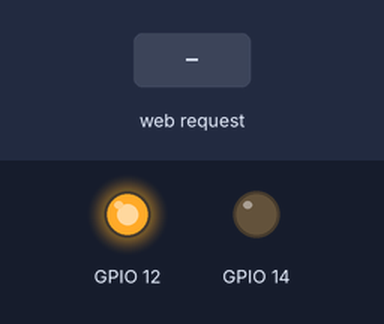
Simulated run of this sketch. Board: ESP8266 (NodeMCU). On the bench: output pins drawn as LEDs (lit = HIGH). The test bench sets the inputs (shaded band). WiFi joins after 1.5 s; servers stay silent unless stated; what the sketch prints to the serial monitor is not drawn.

Above: at 2.7 s.
2.8 s: HTTP request GET /make-coffee received
At 3.2 s:
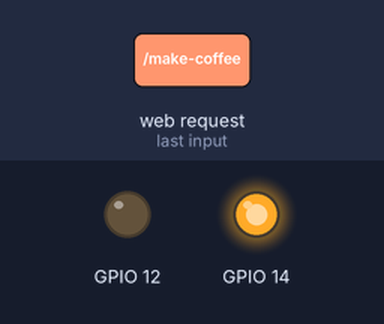
Timing chart, 0 to 5.8 s (numbered marks = the images above; inputs shaded):
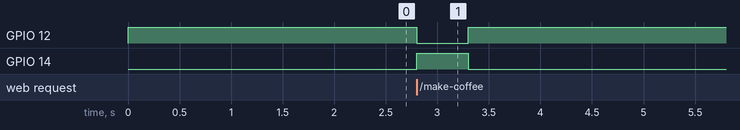

The sketch:

ESP8266.ino
```cpp
#include <ESP8266WiFi.h>
#include <ESP8266WebServer.h>
#include <ESP8266SSDP.h>

const char* ssid     = "";
const char* password = "";

ESP8266WebServer server(80);

void setup(){
    Serial.begin(9600);
    pinMode(14, OUTPUT);
    pinMode(12, OUTPUT);
    digitalWrite(14, LOW); //not sure which state works best
    digitalWrite(12, HIGH);
    WiFi.mode(WIFI_STA);
    WiFi.hostname("ESP2866CM-Dev");
    WiFi.begin(ssid, password);
    while (WiFi.status() != WL_CONNECTED) {
    digitalWrite(LED_BUILTIN, HIGH);
    delay(500);
    Serial.print(".");
    digitalWrite(LED_BUILTIN, LOW);
  }
  digitalWrite(LED_BUILTIN, LOW);

  server.on("/description.xml", handleSSDP);
  server.on("/make-coffee", makeCoffee);
  server.onNotFound(handle_NotFound);
  server.begin();

  SSDP.setSchemaURL("description.xml");
  SSDP.setHTTPPort(80);
  SSDP.setName("ESP8266-Coffee-Machine");
  SSDP.setSerialNumber("");
  SSDP.setModelName("ESP8266 simple coffee machine");
  SSDP.setModelNumber("ESP8266CM010");
  SSDP.setDeviceType("upnp:rootdevice");
  SSDP.begin();
}

void loop(){
  server.handleClient();
}

void makeCoffee(){
    digitalWrite(14, HIGH);
    digitalWrite(12, LOW);
    delay(500);
    digitalWrite(14, LOW);
    digitalWrite(12, HIGH);
    server.send(200, "text/html", "ok");
}

void handleSSDP(){
  SSDP.schema(server.client());
}

void handle_NotFound(){
  server.send(404, "text/plain", "Not found");
}
```

Measured:
- after the input at 2.8 s, GPIO 12: HIGH → LOW at once, → HIGH 0.50 s later; GPIO 14: LOW → HIGH at once, → LOW 0.50 s later
